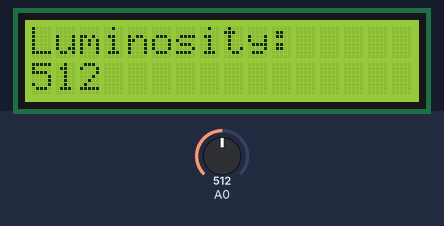
This sketch was run on a simulated Arduino Uno, built with avr-gcc and run on an emulated ATmega328P. Parts: 16×2 character LCD. The inputs (shaded band) are chosen by the test bench; at power-on: A0 = 512.

Above: at 1.2 s.
1.3 s: A0 set to 716
At 2.5 s:
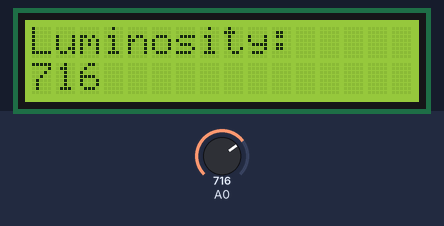
2.8 s: A0 set to 900
At 3.1 s:
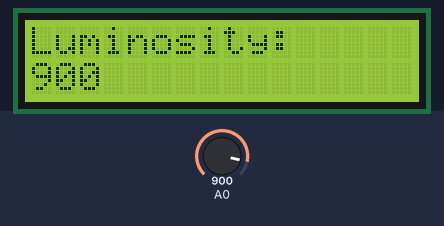
4.3 s: A0 set to 1010
At 4.8 s:
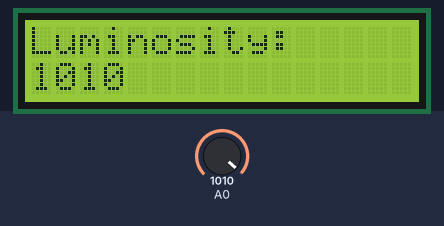
Timing chart, 0 to 7.3 s (numbered marks = the images above; inputs shaded):
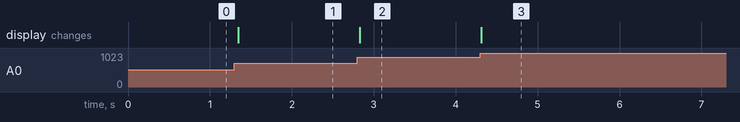

Measured:
- after the input at 1.3 s, the display: changes at once (image 1)
- after the input at 2.8 s, the display: changes at once (image 2)
- after the input at 4.3 s, the display: changes at once (image 3)

The sketch:

lcd_character_screen.ino
```cpp
#include <LiquidCrystal.h>

LiquidCrystal lcd(12, 11, 5, 4, 3, 2);

void setup() {
  lcd.begin(16, 2);
  lcd.print("Luminosity:");
}

void loop() {
  lcd.setCursor(0, 1);
  lcd.print(analogRead(A0));
  if (analogRead(A0) < 1000) {
    lcd.setCursor(3, 1);
    lcd.print(" ");
  }
  delay(50);
}
```
